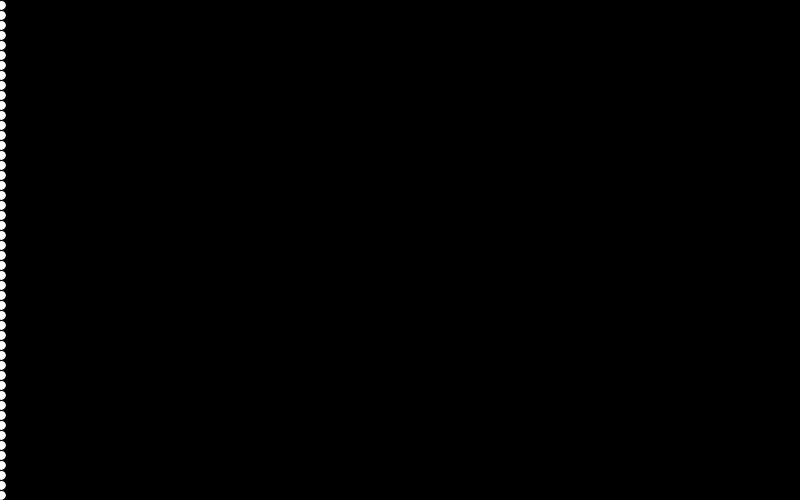
Frame 1 (no input)
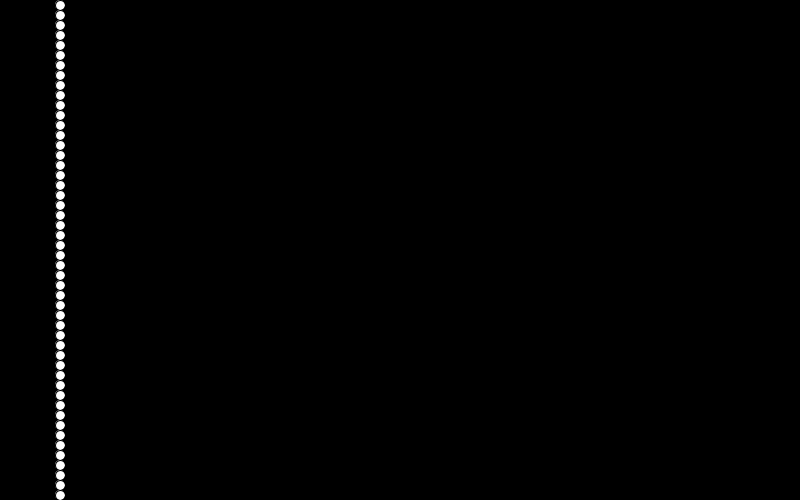
Frame 60 (the mouse pressed at the canvas centre just before this capture)
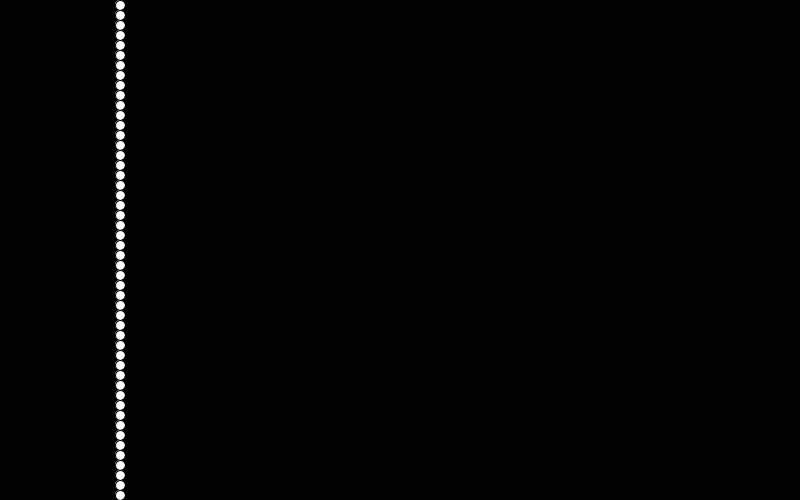
Frame 120 (the mouse held since frame 60 and released just before this capture)

The Processing sketch that drew these frames (run headless with seeded random() and noise(); from frame 60 on, the mouse is pressed at the canvas centre):

// Processing sketch: moving_spheres
// ── moving_spheres.pde
// Global variables – can be used in ANY function below  //<>// //<>//
int x = 0;
int[] y = new int[50];

// Runs once
void setup() {

  // Create canvas
  size(800, 500);
  
  // Initialize y values
  y[0] = height / y.length / 2;  
  int counter = 1;
  while (counter < y.length) {
    
    // Set y value for this ellipse
    y[counter] = y[counter - 1] + height / y.length;     //<>//
    
    // Advance counter
    counter = counter + 1;
  }
}

// Runs repeatedly
void draw() {

  // Make a black background
  background(0);

  // Make the ellipse move across the screen
  x = x + 1;

  // Iterate through all values of the array
  int counter = 0;
  while (counter < y.length) {

    // Draw the ellipse on screen
    ellipse(x, y[counter], height / y.length, height / y.length);

    // Advance the counter variable
    counter = counter + 1;
  }
}
